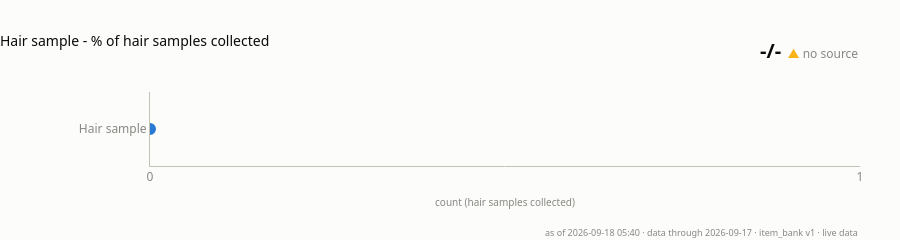

The notebook cell saved with this chart:
### Code cell
# Unmeasurable, not zero, and now visibly so: no source exists, so there is no
# dot to place and the badge says why. Nothing in the schema records hair-sample
# collection; it needs an RA sheet loaded into a derived table first.
cards["hair_sample"]

### Figure 1 — Plotly figure (JSON) as saved in the notebook; plotly's stock layout.template omitted (floating-point values rounded to 4 significant figures)
{"data": [{"hovertemplate": "0 of 0<extra></extra>", "marker": {"color": "#2a78d6", "line": {"color": "#fcfcfb", "width": 2}, "size": 14}, "mode": "markers", "showlegend": false, "type": "scatter", "x": [0], "xaxis": "x", "y": ["Hair sample"], "yaxis": "y"}], "layout": {"annotations": [{"font": {"color": "#0b0b0b", "family": "system-ui, -apple-system, \"Segoe UI\", sans-serif", "size": 12}, "showarrow": false, "text": "<b style='font-size:20px'>-/-</b>  <span style='color:#fab219'>▲</span> <span style='color:#898781'>no source</span>", "x": 1, "xanchor": "right", "xref": "paper", "y": 1, "yanchor": "bottom", "yref": "paper", "yshift": 26}, {"font": {"color": "#898781", "family": "system-ui, -apple-system, \"Segoe UI\", sans-serif", "size": 9}, "showarrow": false, "text": "as of 2026-09-18 05:40 · data through 2026-09-17 · item_bank v1 · live data", "x": 1, "xanchor": "right", "xref": "paper", "y": 0, "yanchor": "top", "yref": "paper", "yshift": -58}], "bargap": 0.5, "font": {"color": "#52514e", "family": "system-ui, -apple-system, \"Segoe UI\", sans-serif", "size": 12}, "height": 193, "hoverlabel": {"bgcolor": "#fcfcfb", "font": {"color": "#0b0b0b", "family": "system-ui, -apple-system, \"Segoe UI\", sans-serif"}}, "legend": {"font": {"color": "#52514e", "size": 10}, "orientation": "h", "x": 0, "y": -0.3}, "margin": {"b": 74, "l": 150, "r": 40, "t": 92}, "paper_bgcolor": "#fcfcfb", "plot_bgcolor": "#fcfcfb", "showlegend": false, "title": {"font": {"color": "#0b0b0b", "size": 14}, "text": "Hair sample - % of hair samples collected", "x": 0, "xanchor": "left"}, "xaxis": {"anchor": "y", "domain": [0, 1], "dtick": 1, "linecolor": "#c3c2b7", "rangemode": "tozero", "showgrid": false, "tickfont": {"color": "#898781"}, "tickformat": "d", "title": {"font": {"color": "#898781", "size": 10}, "text": "count (hair samples collected)"}, "zeroline": false}, "yaxis": {"anchor": "x", "domain": [0, 1], "linecolor": "#c3c2b7", "showgrid": false, "showticklabels": true, "tickfont": {"color": "#898781", "size": 12}, "zeroline": false}}}
